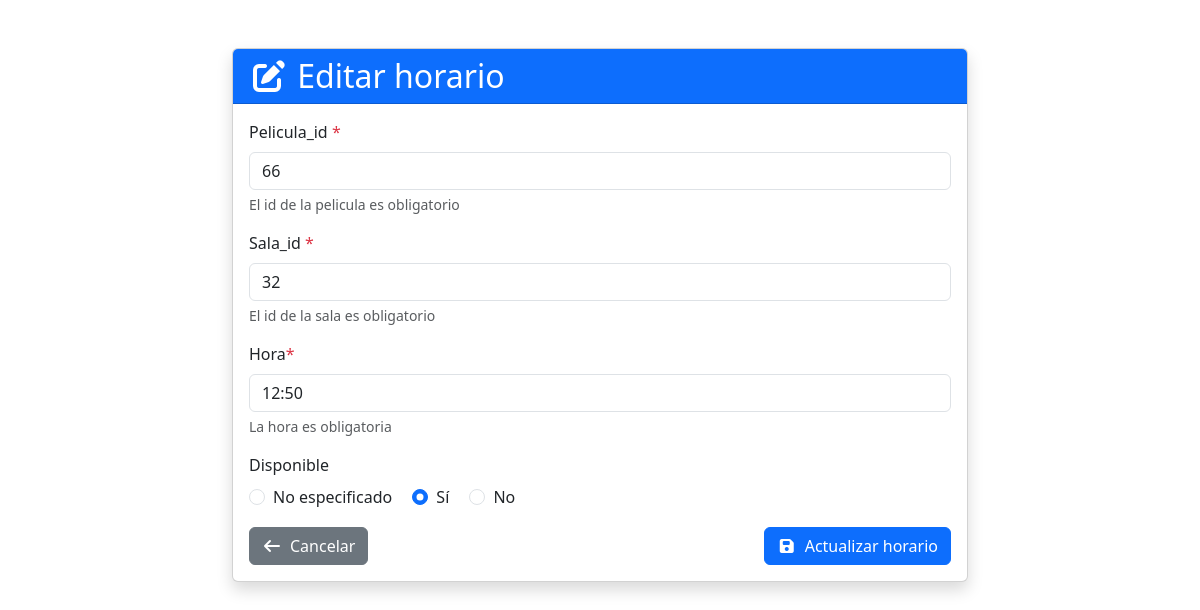
The page /horarios/5/edit on the database as committed earlier.
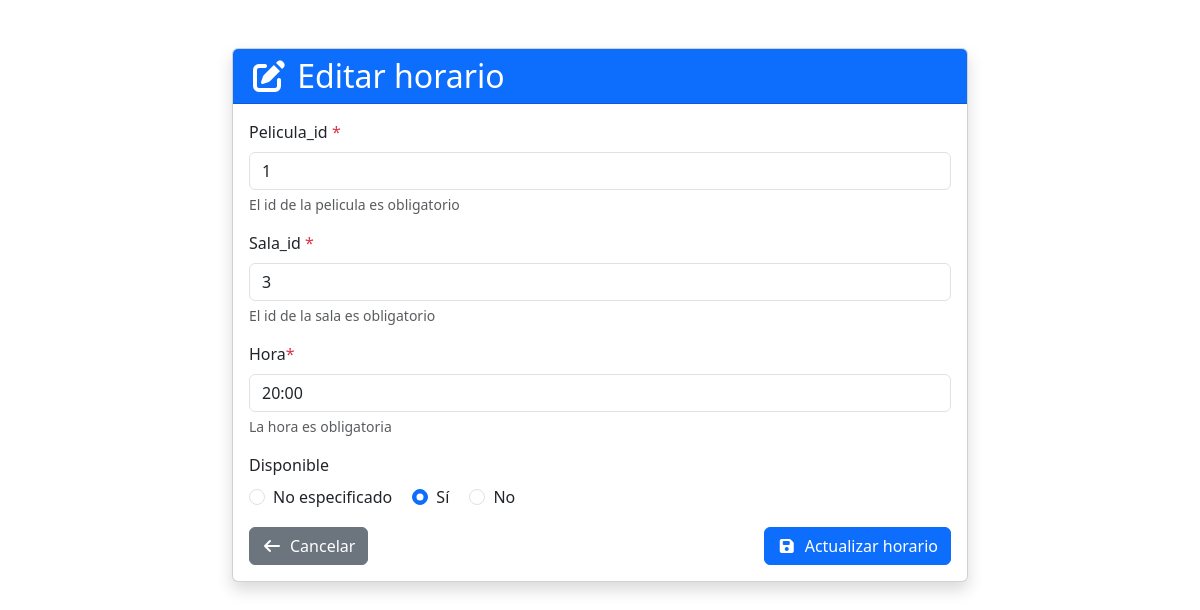
The same page on the database as committed later.
### app/models/horario.py (models this page shows)
class Horario(Base):
    __tablename__ = "horarios" #nombre de la tabla en bd
    id: Mapped[int] = mapped_column(Integer, primary_key=True, autoincrement=True)
    pelicula_id: Mapped[int] = mapped_column(Integer,nullable=False)
    sala_id: Mapped[int] = mapped_column(ForeignKey("salas.id"), nullable=False)
    sala: Mapped["SalaORM"] = relationship("SalaORM")
    hora: Mapped[str] = mapped_column(String, nullable=False)
    disponible:Mapped[bool] = mapped_column(Boolean, nullable=False)

### app/routers/web/horarios.py (the view)
@router.get("/{horario_id}/edit", response_class=HTMLResponse)
def show_edit_form(request: Request, horario_id: int, db: Session = Depends(get_db)):
    horario = db.execute(select(Horario).where(Horario.id == horario_id)
                         .options(joinedload(Horario.sala))).scalar_one_or_none()
    if horario is None:
        raise HTTPException(status_code=404, detail="404 - Horario no encontrado")
    salas = db.execute(select(SalaORM)).scalars().all()
    return templates.TemplateResponse("horarios/form.html", {"request": request, "horario": horario, "salas": salas})

### app/templates/horarios/form.html (shortened to what the changed rows need)
<!DOCTYPE html>
<html lang="en">
<head>
    <link href="https://cdn.jsdelivr.net/npm/bootstrap@5.3.8/dist/css/bootstrap.min.css" rel="stylesheet">
    <link rel="stylesheet" href="https://cdnjs.cloudflare.com/ajax/libs/font-awesome/7.0.1/css/all.min.css" />
</head>
<body>
    <div class="container mt-5">
        <div class="row justify-content-center">
            <div class="col-md-8">
                <div class="card shadow">
                    <div class="card-header bg-primary text-white">
                        <h2 class="card-title mb-0">
                            <i class="fa-solid fa-{% if horario %}pen-to-square{% else %}plus{% endif %}"></i>
                            {% if horario %}Editar horario{% else %}Crear nuevo horario{% endif %}
                        </h2>
                    </div>
                    <div class="card-body">
                        <form method="post" action="{% if horario %}/horarios/{{ horario.id }}/edit{% else %}/horarios/new{% endif %}">
                            <div class="mb-3">
                                <label for="pelicula_id" class="form-label">Pelicula_id <span class="text-danger">*</span></label>
                                <input
                                    type="number"
                                    class="form-control"
                                    id="pelicula_id"
                                    name="pelicula_id"
                                    value="{% if form_data %}{{ form_data.get('pelicula_id', '') }}{% elif horario %}{{ horario.pelicula_id }}{% endif %}"
                                    required
                                    min="1"
                                >
                                <div class="form-text">El id de la pelicula es obligatorio</div>
                            </div>
                            <div class="mb-3">
                                <label for="sala_id" class="form-label">Sala_id <span class="text-danger">*</span></label>
                                <input
                                    type="number"
                                    class="form-control"
                                    id="sala_id"
                                    name="sala_id"
                                    value="{% if form_data %}{{ form_data.get('sala_id', '') }}{% elif horario %}{{ horario.sala_id }}{% endif %}"
                                    required
                                    min="1"
                                >
                                <div class="form-text">El id de la sala es obligatorio</div>
                            </div>
                            <div class="mb-3">
                                <label for="hora" class="form-label">Hora<span class="text-danger">*</span></label>
                                <input
                                    type="text"
                                    class="form-control"
                                    id="hora"
                                    name="hora"
                                    value="{% if form_data %}{{ form_data.get('hora', '') }}{% elif horario %}{{ horario.hora }}{% endif %}"
                                    required>
                                    <div class="form-text">La hora es obligatoria</div>
                            </div>
                            <div class="mb-3">
                                <div>
                                    <div class="form-check form-check-inline">
                                        <input
                                            class="form-check-input"
                                            type="radio"
                                            name="disponible"
                                            id="disponible_none"
                                            value=""
                                        >
                                        <label class="form-check-label" for="disponible_none">
                                            No especificado
                                        </label>
                                    </div>
                                    <div class="form-check form-check-inline">
                                        <input
                                            class="form-check-input"
                                            type="radio"
                                            name="disponible"
                                            id="disponible_true"
                                            value="true"
                                            {% if form_data and form_data.get('disponible') == 'true' %}checked{% elif horario and horario.disponible is not none and horario.disponible %}checked{% endif %}
                                        >
                                        <label class="form-check-label" for="disponible_true">
                                            Sí
                                        </label>
                                    </div>
                                    <div class="form-check form-check-inline">
                                        <input
                                            class="form-check-input"
                                            type="radio"
                                            name="disponible"
                                            id="disponible_false"
                                            value="false"
                                        >
                                        <label class="form-check-label" for="disponible_false">
                                            No
                                        </label>
                                    </div>
                                </div>
                            </div>
                        </form>
                    </div>
                </div>
            </div>
        </div>
    </div>
</body>
</html>

Rows that differ between the two databases and show on the page:
changed Horario "☐ No especificado": pelicula_id "66" → "1"; sala_id "32" → "3"; hora "12:50" → "20:00"
